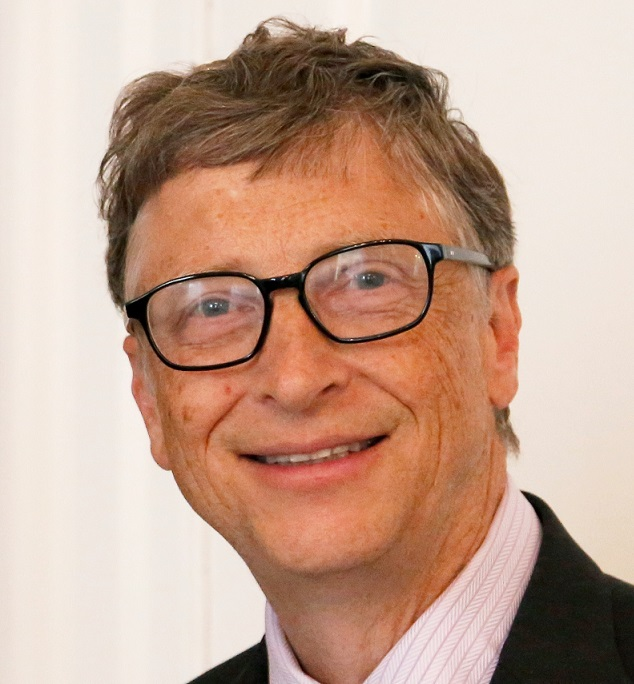
#> input picture dataset/0/014.jpg, 634 x 684 px, given in place of testing_image.jpg, which was not available
$ python training.py
#> lines starting #> are read from the running program, lines starting #| are printed output that depends on the picture; pictures that were not available may be replaced by others from this repository, and a replacement may not be noted
### faceRecognition.py
import numpy
import cv2
import os

#face detection part
def faceDetection(test_img):
    gray_img = cv2.cvtColor(test_img, cv2.COLOR_BGR2GRAY)
    face_haar = cv2.CascadeClassifier(cv2.data.haarcascades + "haarcascade_frontalface_default.xml")
    faces = face_haar.detectMultiScale(gray_img, scaleFactor=1.3, minNeighbors=3)
    return faces, gray_img

#labels for training data
def labels_for_training_data(directory):
    faces = []
    faceID = []

    for path, subdirname, filenames in os.walk(directory):
        for filename in filenames:
            if filename.startswith("."):
                print("Skipping system file")
                continue
            id = os.path.basename(path)
            img_path = os.path.join(path,filename)
            print("img_path", img_path)
            print("ID",id)
            test_img = cv2.imread(img_path)
            if test_img is None:
                print("Not Loaded properly")
                continue

            faces_rect,gray_img = faceDetection(test_img)
            (x,y,w,h) = faces_rect[0]
            roi_gray=gray_img[y:y+w,x:x+h]
            faces.append(roi_gray)
            faceID.append(int(id))
    return faces, faceID

#Training classifier
def train_classifier(faces,facesID):
    face_recognizer=cv2.face.LBPHFaceRecognizer_create()
    face_recognizer.train(faces,numpy.array(facesID))
    return face_recognizer

#Draw Rectangle
def draw_rect(test_img, face):
    (x,y,w,h)=face
    cv2.rectangle(test_img,(x,y),(x+w,y+h),(0,255,0),thickness=3)

#Put Text
def put_text(test_img,label_name,x,y):
    cv2.putText(test_img,label_name,(x,y),cv2.FONT_HERSHEY_DUPLEX,1,(0,255,0),2)

### training.py
import numpy as numpy
import cv2
import os
import faceRecognition as fr

test_img = cv2.imread(r"path\to\testing_image.jpg") #Path to testing image
#> test_img is the input picture: shape (684, 634, 3); mean B, G, R 145.5, 163.6, 196.7

faces_detected,gray_img = fr.faceDetection(test_img)
#> in faceDetection, `gray_img = cv2.cvtColor(test_img, cv2.COLOR_BGR2GRAY)`:
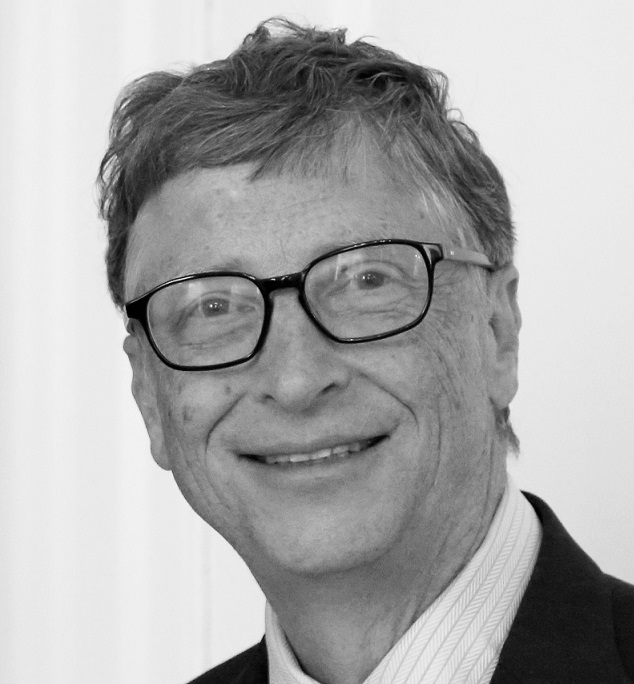
#> gray_img: shape (684, 634); min 0, max 255, mean 171.4
#> in faceDetection, `faces = face_haar.detectMultiScale(gray_img, scaleFactor=1.3, minNeigh..`: faces = [[69, 146, 385, 385]]
#> faces_detected = [[69, 146, 385, 385]]
print("Face Detected: ",faces_detected)
#| Face Detected:  [[ 69 146 385 385]]

#Begin training
faces,facesID = fr.labels_for_training_data(r"path\to\dataset") #Path to Dataset folder
#> pass 2 of the loop in labels_for_training_data, `for path, subdirname, filenames in os.walk(directory):`:
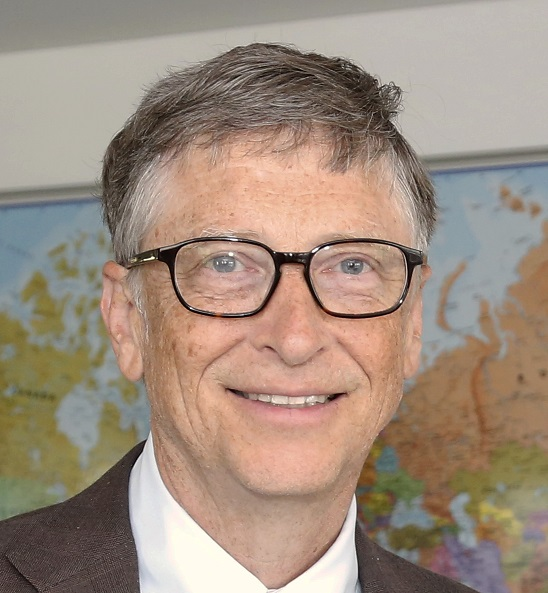
#> input picture dataset/0/2015.jpg, 548 x 593 px
#> in labels_for_training_data, test_img is the input picture: shape (593, 548, 3); mean B, G, R 126.2, 141.3, 159.8
#> in faceDetection (call 2), `gray_img = cv2.cvtColor(test_img, cv2.COLOR_BGR2GRAY)`:
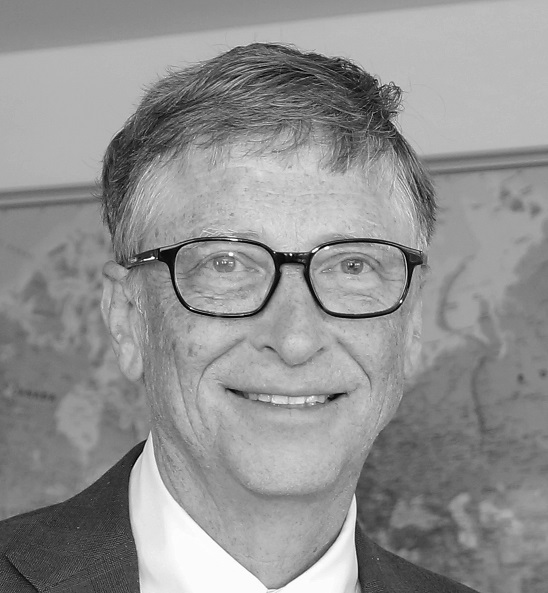
#> gray_img: shape (593, 548); min 0, max 254, mean 145.1
#> faces = [[93, 144, 331, 331]]
#> in labels_for_training_data, `(x,y,w,h) = faces_rect[0]`: x = 93; y = 144; w = 331
#> in labels_for_training_data, `roi_gray=gray_img[y:y+w,x:x+h]`:
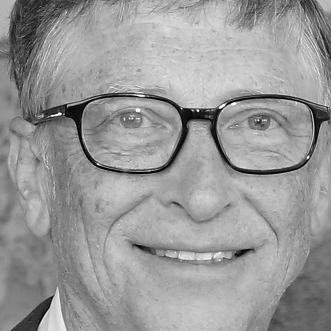
#> roi_gray: shape (331, 331); min 0, max 254, mean 153
face_recognizer = fr.train_classifier(faces,facesID)
face_recognizer.save(r'path\to\trainingData.yml') #Path to trainingData.yml

name={0:'Bill Gates'} #Add new face ID's accordingly

for face in faces_detected:
    (x,y,w,h) = face
    roi_gray = gray_img[y:y+w,x:x+h]
    label,confidence = face_recognizer.predict(roi_gray)
    print(label)
    print(confidence)
    fr.draw_rect(test_img,face)
    predict_name = name[label]
    fr.put_text(test_img,predict_name,x,y)
#> this loop made 1 pass
#> pass 1, `roi_gray = gray_img[y:y+w,x:x+h]`:
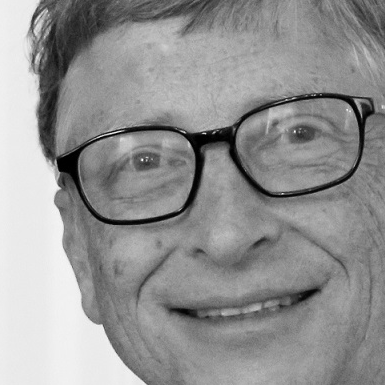
#> roi_gray: shape (385, 385); min 0, max 255, mean 147.5
#> after the loop:
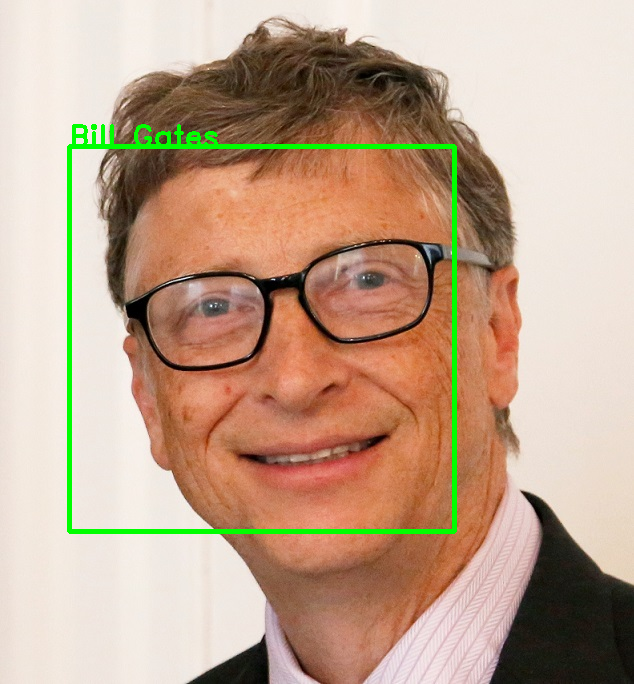
#> test_img: shape (684, 634, 3); mean B, G, R 142.9, 165.7, 192.8

resized_img = cv2.resize(test_img,(800,700))
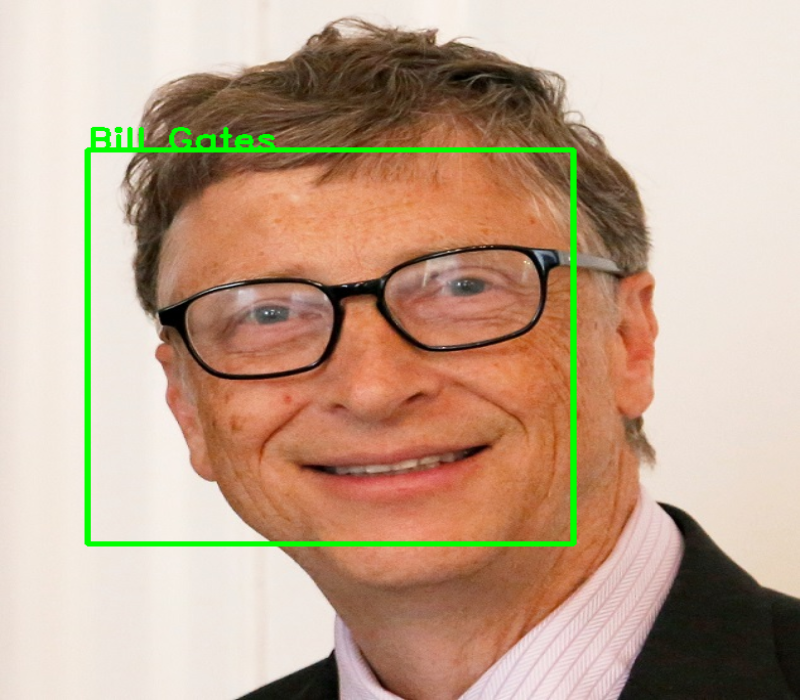
#> resized_img: shape (700, 800, 3); mean B, G, R 142.8, 165.6, 192.7

cv2.imshow("Face Detected: ", resized_img)
cv2.waitKey(0)
cv2.destroyAllWindows()
